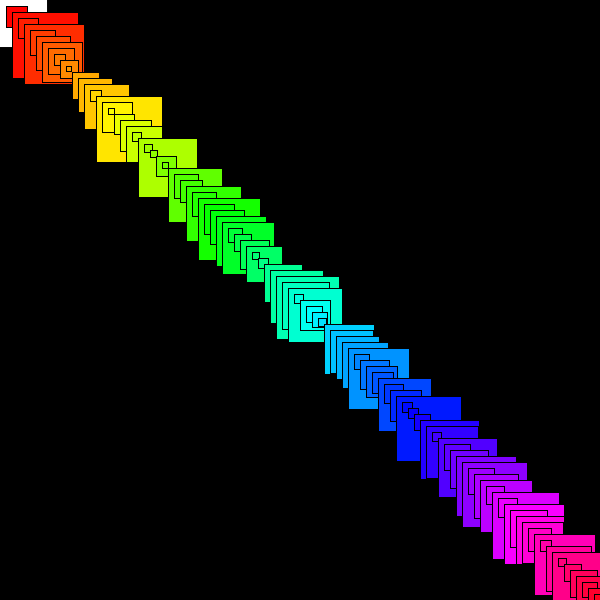
Frame 1 (no input)
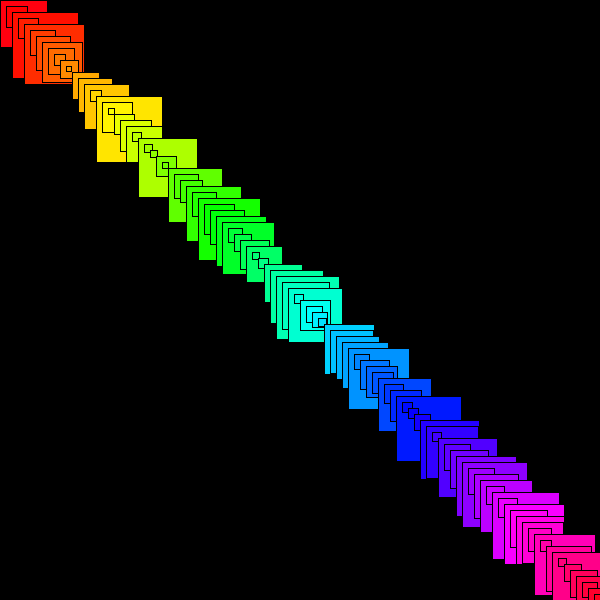
Frame 60 (the mouse pressed at the canvas centre just before this capture)
Frame 120 (the mouse held since frame 60 and released just before this capture): identical to frame 60, image omitted

The Processing sketch that drew these frames (run headless with seeded random() and noise(); from frame 60 on, the mouse is pressed at the canvas centre):

// Processing sketch: processing_105714
// ── processing_105714.pde

int rectNumb = 100;
float xRectPos[] = new float[rectNumb];
float yRectPos[] = new float[rectNumb];
float rectSize[] = new float[rectNumb];
int j=0;

void setup(){

  size(600, 600);
  noStroke();
  
  //RANDOM POSITIONS AND RANDOM SIZES
  
  for(int i = 0; i < rectNumb; i++){
    xRectPos[i] = i*6;
    yRectPos[i] = i*6;
 
    rectSize[i] = random(5, 70);

    colorMode(HSB,100);
    
  }
  
}

void draw(){
  background(0);  

  //DRAW RECTANGLES AND COLOR THEM
  for(int i = 0; i < rectNumb; i++){
    rect(xRectPos[i], yRectPos[i], rectSize[i], rectSize[i]);
    fill(i,100,100);
    stroke(0);
  }
}
